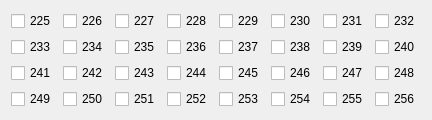
     <widget class="QWidget" name="tab_8">
      <attribute name="title">
       <string>256</string>
      </attribute>
      <layout class="QGridLayout" name="gridLayout_11">
       <item row="0" column="1">
        <widget class="QCheckBox" name="checkBox_226">
         <property name="text">
          <string>226</string>
         </property>
        </widget>
       </item>
       <item row="0" column="5">
        <widget class="QCheckBox" name="checkBox_230">
         <property name="text">
          <string>230</string>
         </property>
        </widget>
       </item>
       <item row="0" column="2">
        <widget class="QCheckBox" name="checkBox_227">
         <property name="text">
          <string>227</string>
         </property>
        </widget>
       </item>
       <item row="1" column="5">
        <widget class="QCheckBox" name="checkBox_238">
         <property name="text">
          <string>238</string>
         </property>
        </widget>
       </item>
       <item row="1" column="6">
        <widget class="QCheckBox" name="checkBox_239">
         <property name="text">
          <string>239</string>
         </property>
        </widget>
       </item>
       <item row="0" column="7">
        <widget class="QCheckBox" name="checkBox_232">
         <property name="text">
          <string>232</string>
         </property>
        </widget>
       </item>
       <item row="2" column="1">
        <widget class="QCheckBox" name="checkBox_242">
         <property name="text">
          <string>242</string>
         </property>
        </widget>
       </item>
       <item row="2" column="7">
        <widget class="QCheckBox" name="checkBox_248">
         <property name="text">
          <string>248</string>
         </property>
        </widget>
       </item>
       <item row="2" column="3">
        <widget class="QCheckBox" name="checkBox_244">
         <property name="text">
          <string>244</string>
         </property>
        </widget>
       </item>
       <item row="1" column="1">
        <widget class="QCheckBox" name="checkBox_234">
         <property name="text">
          <string>234</string>
         </property>
        </widget>
       </item>
       <item row="2" column="2">
        <widget class="QCheckBox" name="checkBox_243">
         <property name="text">
          <string>243</string>
         </property>
        </widget>
       </item>
       <item row="2" column="5">
        <widget class="QCheckBox" name="checkBox_246">
         <property name="text">
          <string>246</string>
         </property>
        </widget>
       </item>
       <item row="2" column="0">
        <widget class="QCheckBox" name="checkBox_241">
         <property name="text">
          <string>241</string>
         </property>
        </widget>
       </item>
       <item row="1" column="0">
        <widget class="QCheckBox" name="checkBox_233">
         <property name="text">
          <string>233</string>
         </property>
        </widget>
       </item>
       <item row="2" column="6">
        <widget class="QCheckBox" name="checkBox_247">
         <property name="text">
          <string>247</string>
         </property>
        </widget>
       </item>
       <item row="0" column="6">
        <widget class="QCheckBox" name="checkBox_231">
         <property name="text">
          <string>231</string>
         </property>
        </widget>
       </item>
       <item row="1" column="2">
        <widget class="QCheckBox" name="checkBox_235">
         <property name="text">
          <string>235</string>
         </property>
        </widget>
       </item>
       <item row="1" column="3">
        <widget class="QCheckBox" name="checkBox_236">
         <property name="text">
          <string>236</string>
         </property>
        </widget>
       </item>
       <item row="1" column="4">
        <widget class="QCheckBox" name="checkBox_237">
         <property name="text">
          <string>237</string>
         </property>
        </widget>
       </item>
       <item row="0" column="4">
        <widget class="QCheckBox" name="checkBox_229">
         <property name="text">
          <string>229</string>
         </property>
        </widget>
       </item>
       <item row="0" column="3">
        <widget class="QCheckBox" name="checkBox_228">
         <property name="text">
          <string>228</string>
         </property>
        </widget>
       </item>
       <item row="0" column="0">
        <widget class="QCheckBox" name="checkBox_225">
         <property name="text">
          <string>225</string>
         </property>
        </widget>
       </item>
       <item row="1" column="7">
        <widget class="QCheckBox" name="checkBox_240">
         <property name="text">
          <string>240</string>
         </property>
        </widget>
       </item>
       <item row="2" column="4">
        <widget class="QCheckBox" name="checkBox_245">
         <property name="text">
          <string>245</string>
         </property>
        </widget>
       </item>
       <item row="3" column="0">
        <widget class="QCheckBox" name="checkBox_249">
         <property name="text">
          <string>249</string>
         </property>
        </widget>
       </item>
       <item row="3" column="1">
        <widget class="QCheckBox" name="checkBox_250">
         <property name="text">
          <string>250</string>
         </property>
        </widget>
       </item>
       <item row="3" column="2">
        <widget class="QCheckBox" name="checkBox_251">
         <property name="text">
          <string>251</string>
         </property>
        </widget>
       </item>
       <item row="3" column="3">
        <widget class="QCheckBox" name="checkBox_252">
         <property name="text">
          <string>252</string>
         </property>
        </widget>
       </item>
       <item row="3" column="4">
        <widget class="QCheckBox" name="checkBox_253">
         <property name="text">
          <string>253</string>
         </property>
        </widget>
       </item>
       <item row="3" column="5">
        <widget class="QCheckBox" name="checkBox_254">
         <property name="text">
          <string>254</string>
         </property>
        </widget>
       </item>
       <item row="3" column="6">
        <widget class="QCheckBox" name="checkBox_255">
         <property name="text">
          <string>255</string>
         </property>
        </widget>
       </item>
       <item row="3" column="7">
        <widget class="QCheckBox" name="checkBox_256">
         <property name="text">
          <string>256</string>
         </property>
        </widget>
       </item>
      </layout>
     </widget>
